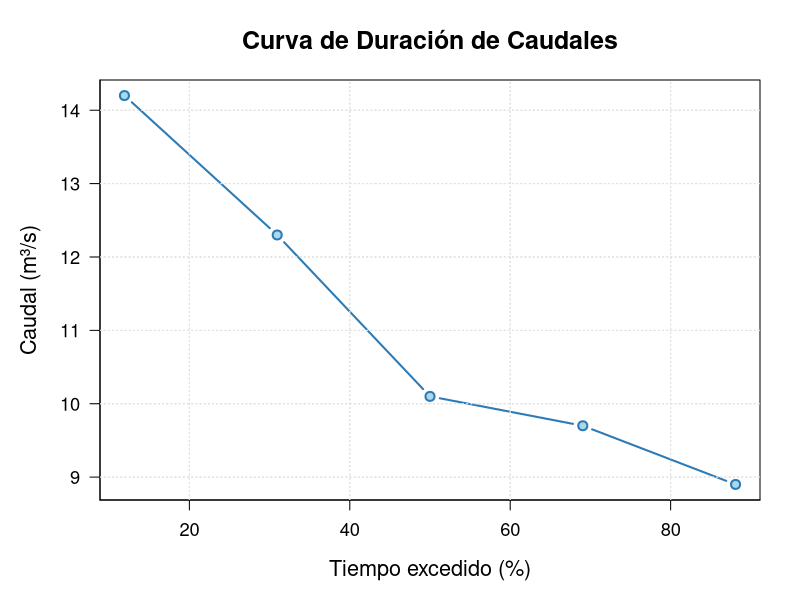

Recreate this plot in R.
# -------------------------------
# FUNCIÓN: Curva de Duración de Caudales
# -------------------------------
# Esta función tiene como propósito calcular la curva de duración de caudales a partir de una serie
# de datos de caudales observados (normalmente registrados diariamente o con otra frecuencia regular).
# 
# La curva de duración de caudales es una herramienta hidrológica que permite analizar
# la disponibilidad de caudal a lo largo del tiempo, ordenando los valores de mayor a menor
# y calculando la frecuencia con que dichos caudales son igualados o excedidos.
#
# Esta curva se utiliza, por ejemplo, para evaluar la disponibilidad de agua para abastecimiento
# o generación hidroeléctrica, y para caracterizar cuencas.

curva_duracion_caudales <- function(caudales) {
  # Paso 1: Ordenar los caudales de mayor a menor
  # Esto es necesario porque la curva de duración muestra la probabilidad de excedencia,
  # es decir, qué porcentaje del tiempo un caudal determinado es igualado o superado.
  caudales_ordenados <- sort(caudales, decreasing = TRUE)
  
  # Paso 2: Contar el número total de observaciones (N)
  N <- length(caudales_ordenados)
  
  # Paso 3: Asignar un índice a cada observación ordenada (de 1 a N)
  i <- 1:N
  
  # Paso 4: Calcular la frecuencia no excedida acumulada (F)
  # Se utiliza la fórmula de probabilidad de Bloom: F = (i - 0.375) / (N + 0.25)
  # Esta fórmula es una aproximación que mejora la estimación de la probabilidad
  # acumulada en muestras pequeñas o medianas.
  F <- (i - 0.375) / (N + 0.25)
  
  # Paso 5: Convertir la frecuencia a porcentaje para la curva
  # s es la probabilidad de no excedencia, expresada en porcentaje (0% a 100%).
  s <- F * 100
  
  # Paso 6: Función auxiliar para calcular el valor z (normal estándar)
    # NUEVA FUNCIÓN: Aproximación de Z(x) usando P(x)
  # Esta función se basa en una fórmula racional que aproxima
  # el valor z (cuantil de la distribución normal estándar)
  # a partir de una probabilidad P(x).
  z_aprox <- function(x, P_x) {
    # Constantes del modelo
    p <- 0.33267
    a1 <- 0.4361836
    a2 <- -0.1201676
    a3 <- 0.9372980

    # Cálculo del término auxiliar t
    t <- 1 / (1 + p * x)
    
    # Evaluación del polinomio aproximado
    poly_val <- a1 * t + a2 * t^2 + a3 * t^3

    # Resultado final de la aproximación
    Z_x <- (1 - P_x) / poly_val

    return(Z_x)
  }

  # Calcular los valores z para cada frecuencia acumulada
  # Se evalúa z_aprox en x = sqrt(-2 ln(1 - P)), que es una transformación común
  z <- numeric(length(F))
  for (j in seq_along(F)) {
    x_val <- sqrt(-2 * log(1 - F[j]))  # Transformación para entrada x
    z[j] <- z_aprox(x_val, F[j])       # Aproximación de z
  }

  # Crear y devolver un dataframe con resultados
  df <- data.frame(Q = caudales_ordenados, i = i, F = F, s = s, z = z)
  return(df)
}
# -------------------------------
# FUNCIÓN: Graficar la curva de duración
# -------------------------------
# Esta función genera un gráfico de la curva de duración de caudales a partir del dataframe
# generado por la función anterior. El gráfico representa los caudales en el eje Y y el 
# porcentaje de tiempo excedido en el eje X.
#
# Es una visualización útil para tomar decisiones técnicas sobre el uso del recurso hídrico.

graficar_curva <- function(df) {
  # Configuración general del gráfico
  # Se establece un fondo blanco y márgenes amplios para los ejes
  par(bg = "white", mar = c(5, 5, 4, 2))
  
  # Crear el gráfico base:
  # type = "b" indica que se grafican tanto los puntos como las líneas.
  # pch = 21: tipo de punto (círculo con borde).
  # lwd = grosor de la línea; col = color del borde; bg = color del relleno.
  # cex = tamaño de los puntos.
  plot(df$s, df$Q, type = "b", pch = 21, lwd = 2,
       col = "#2c7bb6", bg = "#abd9e9", cex = 1.2,
       xlab = "Tiempo excedido (%)",  # Etiqueta del eje X
       ylab = "Caudal (m³/s)",        # Etiqueta del eje Y
       main = "Curva de Duración de Caudales",  # Título del gráfico
       xaxt = "n", yaxt = "n",        # Suprime ejes para personalizarlos
       cex.lab = 1.3, cex.main = 1.5) # Tamaño de etiquetas
  
  # Agregar eje X con marcas "bonitas" (función pretty sugiere marcas limpias)
  axis(1, at = pretty(df$s), labels = pretty(df$s), cex.axis = 1.1)
  
  # Agregar eje Y (rotación vertical de etiquetas: las = 1)
  axis(2, at = pretty(df$Q), labels = pretty(df$Q), las = 1, cex.axis = 1.1)
  
  # Agregar una cuadrícula ligera para mejorar la lectura del gráfico
  grid(col = "gray80", lty = "dotted", lwd = 1)
  
  # Agregar líneas horizontales y verticales en las marcas principales
  abline(h = pretty(df$Q), col = "gray90", lty = "dotted")
  abline(v = pretty(df$s), col = "gray90", lty = "dotted")
}



# Ejemplo de uso
caudales <- c(12.3, 8.9, 14.2, 10.1, 9.7)
df <- curva_duracion_caudales(caudales)
print(df)
graficar_curva(df)

